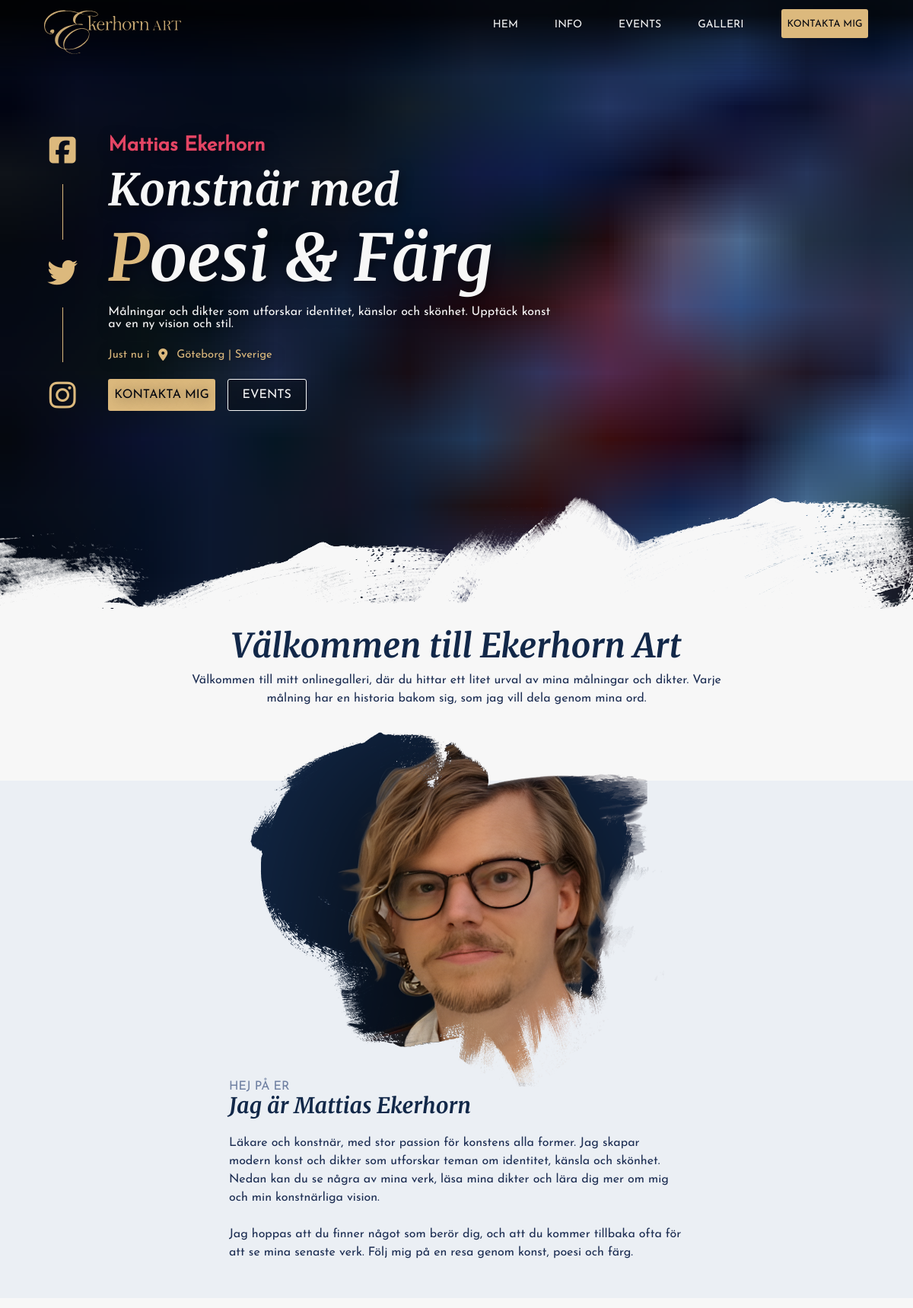
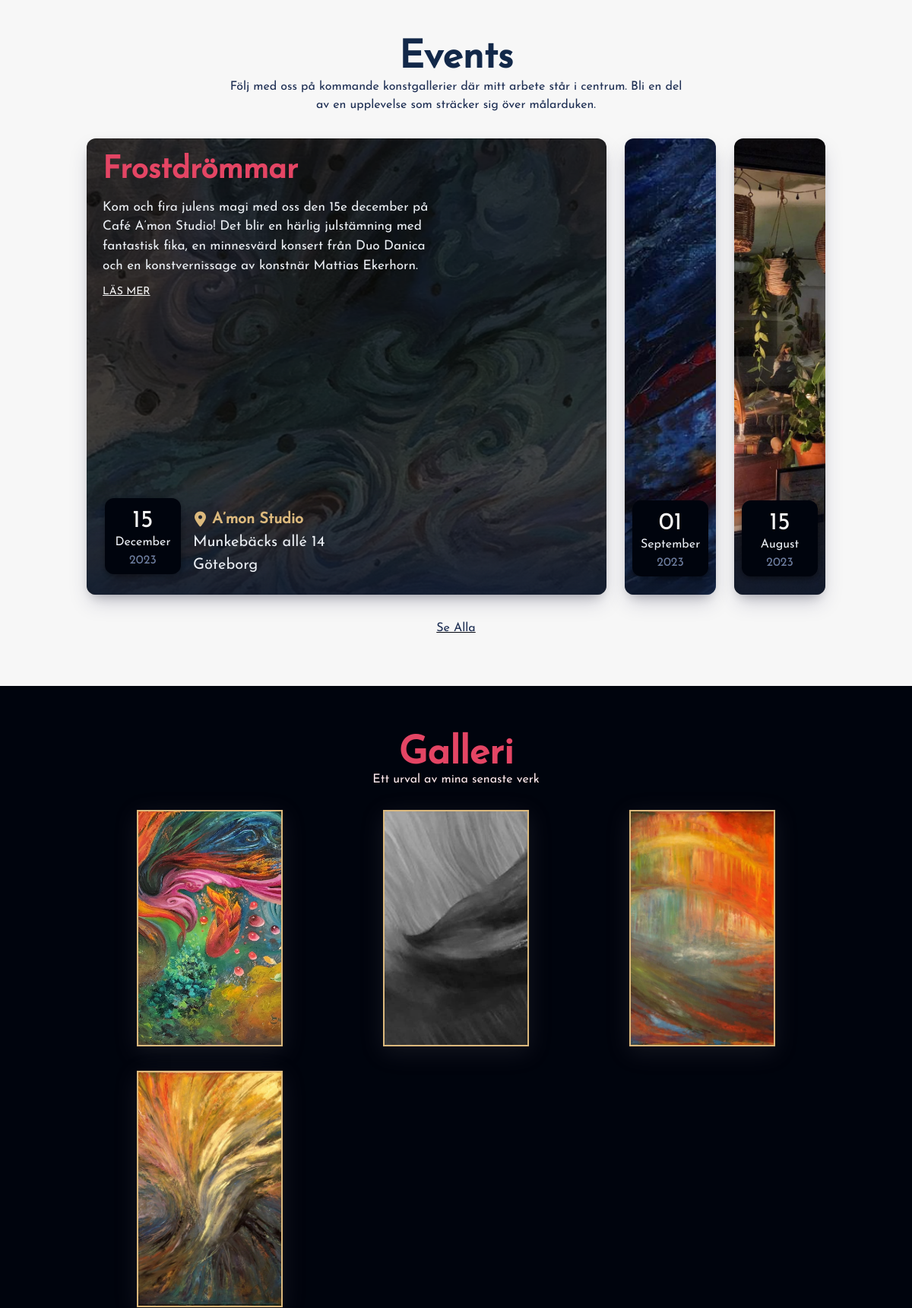
The page / (upper part) on the database its author committed (2 pictures, top to bottom).
### events/models.py (models this page shows, shortened)
class Event(models.Model):
    id = models.AutoField(primary_key=True)
    name = models.CharField(max_length=46)
    background = models.ImageField(upload_to="events/images")
    tags = models.CharField(max_length=46, blank=True)
    description = models.TextField()
    date = models.DateField()
    location_name = models.CharField(max_length=46)
    street = models.CharField(max_length=46)
    city = models.CharField(max_length=46)
    download_file = models.FileField(upload_to="events/files", blank=True)
    read_more = models.URLField(blank=True)
    def get_resized_image_urls(self):
        event_file_name = self.name.lower().replace(" ", "_").replace("ö", "o").replace("ä", "a").replace("å", "a").translate(str.maketrans("", "", "/:*?!#&\"<>|"))
        img_p_url = f"{settings.MEDIA_URL}events/images/{self.id}_{event_file_name}_p.jpg"
        img_s_url = f"{settings.MEDIA_URL}events/images/{self.id}_{event_file_name}_s.jpg"
        img_m_url = f"{settings.MEDIA_URL}events/images/{self.id}_{event_file_name}_m.jpg"
        img_l_url = f"{settings.MEDIA_URL}events/images/{self.id}_{event_file_name}_l.jpg"
        return {
            'img_p_url': img_p_url,
            'img_s_url': img_s_url,
            'img_m_url': img_m_url,
            'img_l_url': img_l_url,
        }

### home/views.py (the view, shortened to what this page needs)
# urls.py: path("", views.index, name="index"),
def index(request):
    return render(request, "home/index.html", {
	"form": ContactForm(),
    "events": Event.objects.all().order_by("-date")
})

### home/templates/home/index.html (shortened to what this page needs)
{% extends "home/layout.html" %} {% load static %} {% block head %}
<link href="{% static 'home/styles.css' %}" rel="stylesheet" />
{% endblock %} {% block content %}
<section id="home">
  <div class="hero">
    <div class="header-background"></div>
    <img class="hero-background" src="../../static/home/images/hero-loading.jpg"></img>
    <div class="row">
      <div class="column">
        <a href="https://www.facebook.com/EkerhornArt/" title="My Facebook"
          ><i class="fa-brands fa-square-facebook"></i
        ></a>
        <a href="https://www.twitter.com/" title="My Twitter"
          ><i class="fa-brands fa-twitter"></i
        ></a>
        <a href="https://www.instagram.com/ekerhorn/" title="My Instagram"
          ><i class="fa-brands fa-instagram"></i
        ></a>
      </div>
      <div class="hero-text">
        <h5>Mattias Ekerhorn</h5>
        <h1>Konstnär med</h1>
        <h1>
          <span>Poesi</span>
          <span>& Färg</span>
        </h1>
        <p>
          Målningar och dikter som utforskar identitet, känslor och skönhet.
          Upptäck konst av en ny vision och stil.
        </p>
        <div class="location">
          <p>Just nu i</p>
          <i class="fa-solid fa-location-dot"></i>
          <p>Göteborg | Sverige</p>
        </div>
        <div class="cta">
          <a href="#contact" class="btn wrapper" title="Kontakta mig"
            >KONTAKTA MIG</a
          >
          <a href="#events" class="btn wrapper" title="Events">EVENTS</a>
        </div>
      </div>
    </div>
    <img
      src="{% static 'home/images/divider.png' %}"
      alt="divider"
      class="overlay"
    />
  </div>
</section>
<section id="about">
  <div class="text-box wrapper">
    <h2>Välkommen till Ekerhorn Art</h2>
    <p>
      Välkommen till mitt onlinegalleri, där du hittar ett litet urval av mina
      målningar och dikter. Varje målning har en historia bakom sig, som jag
      vill dela genom mina ord.
    </p>
  </div>
    <div class="background">
      <div class="row">
      <img loading="lazy" src="{% static 'home/images/portrait-large.png' %}" class="profile-image"></img>
      <div class="text-box">
        <h6>Hej på er</h6>
        <h4>Jag är Mattias Ekerhorn</h4>
        <p>
          Läkare och konstnär, med stor passion för konstens alla former. Jag
          skapar modern konst och dikter som utforskar teman om identitet, känsla
          och skönhet. Nedan kan du se några av mina verk, läsa mina dikter och
          lära dig mer om mig och min konstnärliga vision.
          <br /><br />Jag hoppas att du finner något som berör dig, och att du
          kommer tillbaka ofta för att se mina senaste verk. Följ mig på en resa
          genom konst, poesi och färg.
        </p>
      </div>
    </div>
  </div>
</section>
<section id="events">
  <h2 class="center">Events</h2>
  <p>
    Följ med oss på kommande konstgallerier där mitt arbete står i centrum. Bli
    en del av en upplevelse som sträcker sig över målarduken.
  </p>
  <div class="accordion">
    {% for event in events %}
    <div class="item-container {% if forloop.first %}expanded{% endif %}">
      <img src="{{ event.get_resized_image_urls.img_m_url }}" alt="{{ event.name }} event" />
      <div class="event-text">
        <h3>{{ event.name }}</h3>
        <p>{{ event.description }}</p>
        <a href="{% url 'events:event' event.id %}" title="Läs mer">LÄS MER</a>
      </div>
      <div class="event-bottom">
        <div class="calendar">
          <p class="day">{{ event.date|date:"d" }}</p>
          <p class="month">{{ event.date|date:"F" }}</p>
          <p class="year">{{ event.date|date:"Y" }}</p>
        </div>
        <div class="location">
          <div class="address">
            <div>
              <i class="fa-solid fa-location-dot"></i>
              <p class="location-name">{{ event.location_name }}</p>
            </div>
            <p class="location-address">{{ event.street }}</p>
            <p class="location-city">{{ event.city }}</p>
          </div>
        </div>
      </div>
    </div>
    {% empty %}
    <p>No events</p>
    {% endfor %}
  </div>
  <a href="{% url 'events:index' %}" title="Se alla events"><p>Se Alla</p></a>
</section>
<section id="gallery">
  <h2>Galleri</h2>
  <p>Ett urval av mina senaste verk</p>
  <div class="paintings">
    <div class="open-modal">
      <img
        src="{% static 'home/images/paintings/hemlangtan.webp' %}"
        alt="Målning"
      />
    </div>
    <div class="open-modal">
      <img
        src="{% static 'home/images/paintings/oinbjudenTanke.webp' %}"
        alt="Målning"
        class="sold"
      />
    </div>
    <div class="open-modal">
      <img
        src="{% static 'home/images/paintings/omheten.webp' %}"
        alt="Målning"
      />
    </div>
    <div class="open-modal">
      <img
        src="{% static 'home/images/paintings/sammanbrottet.webp' %}"
        alt="Målning"
      />
    </div>
  </div>
</section>
{% endblock %}

### home/static/home/layout.css (style rules this page uses)
:root { --a-main: #122849; --b-main: #e44564; --a-dark: #18293b; --a-medium: #6e7fa1; --a-light: #ebeff4; --b-light: #fde9ec; --accent: #dcb97d; --neutral: #f7f7f7; --dark: #00040d; --main-margin: clamp(0.5em, -1.51513em + 11.515vw, 10em); }
* { margin: 0; padding: 0; box-sizing: border-box; }
html, body { scroll-behavior: smooth; }
body { overflow-x: hidden; width: 100%; background-color: var(--neutral); font-size: 1rem; font-family: Josefin-Sans, sans-serif; }
h1 { font-family: Merriweather, serif; }
h2 { font-family: Josefin-Sans, serif; font-size: 3.157rem; }
h3 { font-family: Josefin-Sans, sans-serif; font-size: 2.369rem; }
h4 { font-size: 1.777rem; font-family: Josefin-Sans, sans-serif; }
h5 { font-size: 1.333rem; font-family: Josefin-Sans, sans-serif; }
h6 { font-size: 1rem; font-weight: 600; font-family: Josefin-Sans, sans-serif; }
p { font-family: Josefin-Sans, sans-serif; }

### rows shown on the page
Event: shows a picture, name "Frostdrömmar", description "Kom och fira julens magi med oss den 15e december på Café A’mon Studio! Det blir en härlig julstämning med fantastisk fika, en minnesvärd konsert från Duo Danica och en konstvernissage av konstnär Mattias Ekerhorn.", date "15", date "December", date "2023", location_name "A’mon Studio", street "Munkebäcks allé 14", city "Göteborg"
Event: shows a picture, date "01", date "September", date "2023"
Event: shows a picture, date "15", date "August", date "2023"
